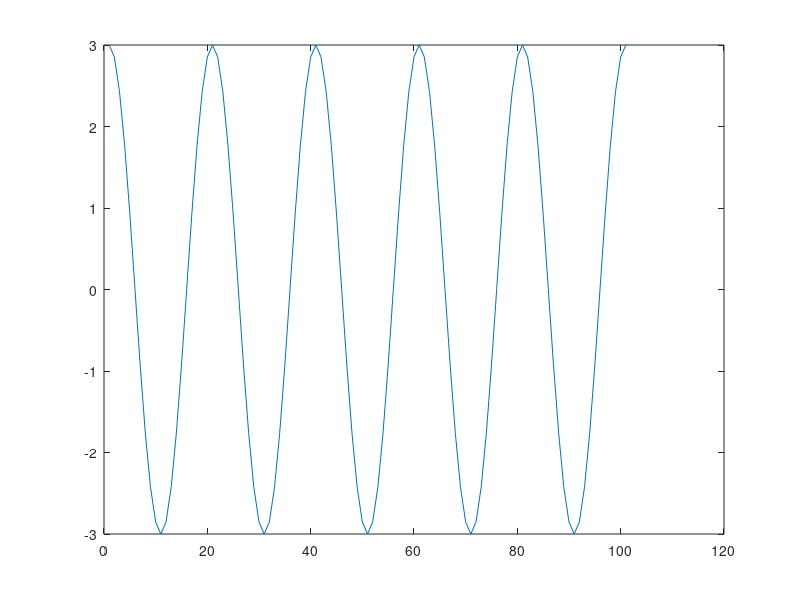

Recreate this plot in MATLAB.
% Find out the output of Accumulator if input x(n) = cos((2n*pi)/20)u(n).

clc;
clear;

stop = 100;                   % seconds
n = 0:1:stop;                % seconds

% Cosine Wave:

x1 = 3*cos((pi*2/20)*n);

accumulate_x = sum(x1);

plot(x1);

fprintf('Accumulater output of all the elements of Signal X = %d \n', accumulate_x);